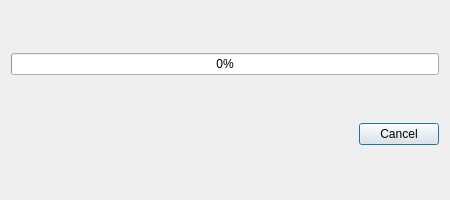
<?xml version="1.0" encoding="UTF-8"?>
<ui version="4.0">
 <class>aiTrainWaitingDialog</class>
 <widget class="QDialog" name="aiTrainWaitingDialog">
  <property name="geometry">
   <rect>
    <x>0</x>
    <y>0</y>
    <width>450</width>
    <height>200</height>
   </rect>
  </property>
  <property name="sizePolicy">
   <sizepolicy hsizetype="Fixed" vsizetype="Fixed">
    <horstretch>0</horstretch>
    <verstretch>0</verstretch>
   </sizepolicy>
  </property>
  <property name="contextMenuPolicy">
   <enum>Qt::NoContextMenu</enum>
  </property>
  <property name="windowTitle">
   <string>Ai Training</string>
  </property>
  <layout class="QVBoxLayout" name="verticalLayout">
   <item>
    <layout class="QHBoxLayout" name="horizontalLayout">
     <item>
      <widget class="QProgressBar" name="progressBar">
       <property name="value">
        <number>0</number>
       </property>
      </widget>
     </item>
    </layout>
   </item>
   <item>
    <widget class="QDialogButtonBox" name="buttonBox">
     <property name="orientation">
      <enum>Qt::Horizontal</enum>
     </property>
     <property name="standardButtons">
      <set>QDialogButtonBox::Cancel</set>
     </property>
    </widget>
   </item>
  </layout>
 </widget>
 <resources/>
 <connections>
  <connection>
   <sender>buttonBox</sender>
   <signal>accepted()</signal>
   <receiver>aiTrainWaitingDialog</receiver>
   <slot>accept()</slot>
   <hints>
    <hint type="sourcelabel">
     <x>248</x>
     <y>254</y>
    </hint>
    <hint type="destinationlabel">
     <x>157</x>
     <y>274</y>
    </hint>
   </hints>
  </connection>
  <connection>
   <sender>buttonBox</sender>
   <signal>rejected()</signal>
   <receiver>aiTrainWaitingDialog</receiver>
   <slot>reject()</slot>
   <hints>
    <hint type="sourcelabel">
     <x>316</x>
     <y>260</y>
    </hint>
    <hint type="destinationlabel">
     <x>286</x>
     <y>274</y>
    </hint>
   </hints>
  </connection>
 </connections>
</ui>
